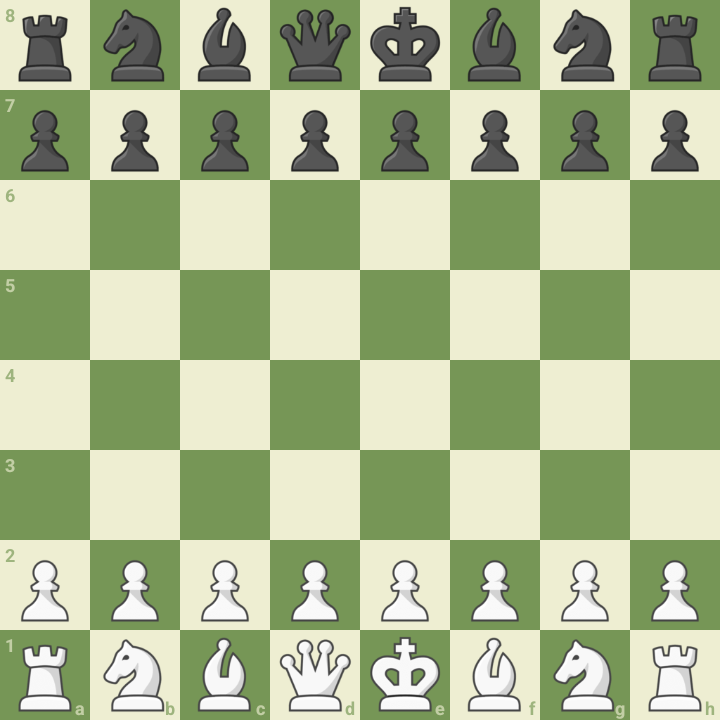
#> input picture motor_fen/input/Master.png, 720 x 720 px, found by its file name
$ python normalizar_engine.py
#> lines starting #> are read from the running program, lines starting #| are printed output that depends on the picture; after the words box and inside, x2 and y2 are one past the last pixel; in counts of white or black regions, pixels touching at a corner belong together
import cv2
import numpy as np
import os

# [span_4](start_span)Configuración de rutas según auditoría[span_4](end_span)
ruta_in = os.path.expanduser("~/chesz/motor_fen/input/Master.png")
ruta_out = os.path.expanduser("~/chesz/motor_fen/input/Master_engine.png")
ruta_descarga = "/storage/emulated/0/Download/Master_engine.png"

# 1. [span_5](start_span)[span_6](start_span)Carga en escala de grises (mantiene el detalle que preferiste)[span_5](end_span)[span_6](end_span)
img_gray = cv2.imread(ruta_in, cv2.IMREAD_GRAYSCALE)
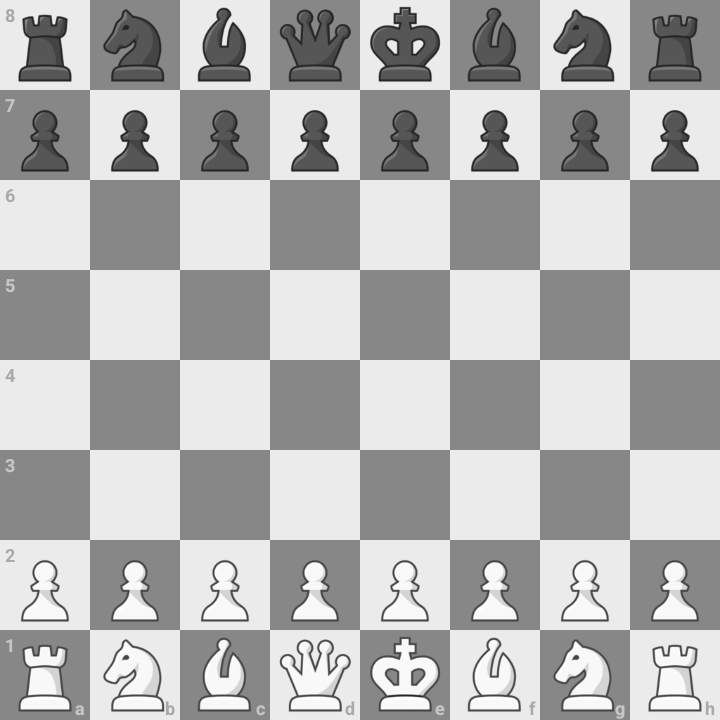
#> img_gray: shape (720, 720); min 33, max 255, mean 178.3

if img_gray is None:
    print(f"Error: No se encontró {ruta_in}")
    exit()

# 2. [span_7](start_span)[span_8](start_span)Filtro de Siluetas (Lógica exacta de app.py + calibrador.py)[span_7](end_span)[span_8](end_span)
# Canny extrae bordes y Dilate los engorda para que el fondo no estorbe
bordes = cv2.Canny(img_gray, 50, 150)
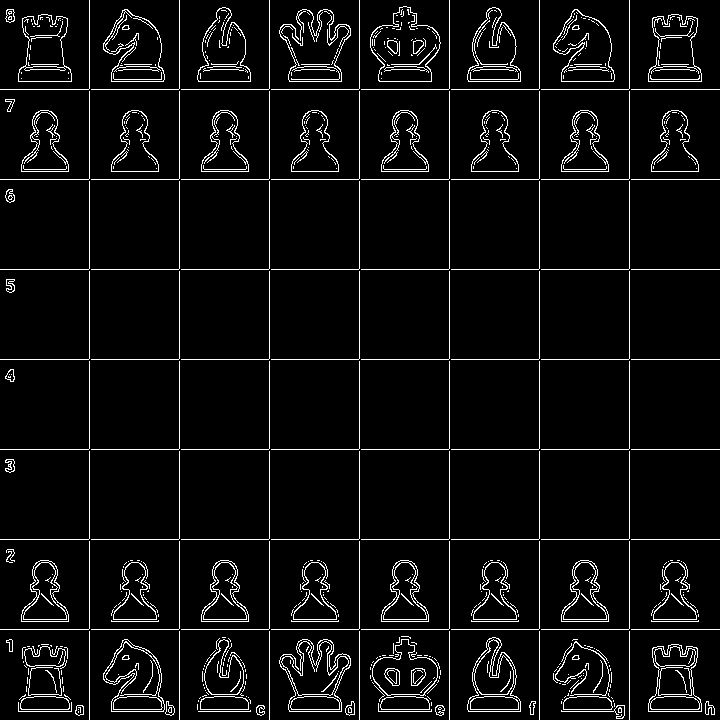
#> bordes: shape (720, 720); 5.5% white in thin lines or dots
kernel = np.ones((3, 3), np.uint8)
normalizada = cv2.dilate(bordes, kernel, iterations=1)
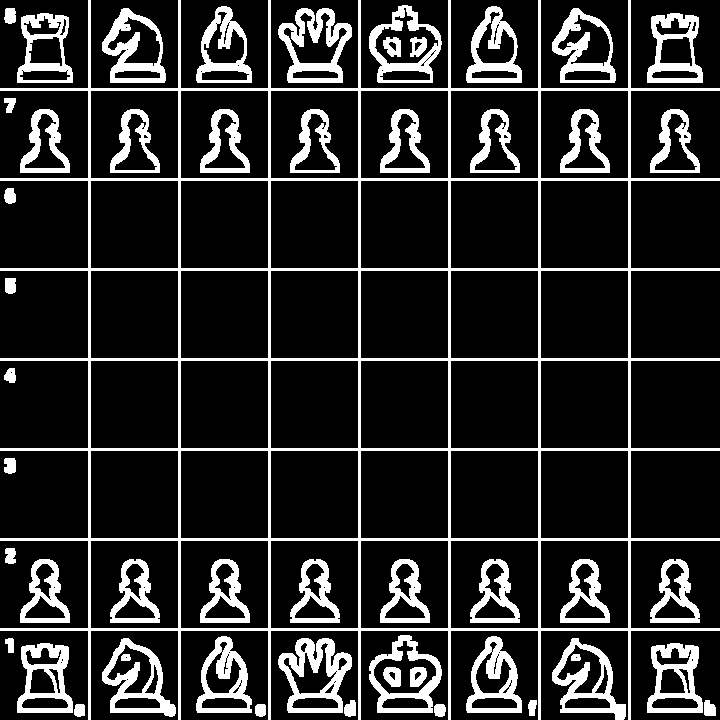
#> normalizada: shape (720, 720); 16.2% white; 53 white regions, largest, box (x1, y1, x2, y2) and area: (0, 0, 720, 720) 29799, (278, 638, 352, 713) 2510, (278, 8, 352, 83) 2445

# 3. Guardar y exportar a Downloads
cv2.imwrite(ruta_out, normalizada)
cv2.imwrite(ruta_descarga, normalizada)

print(f"✅ Normalización 'Engine' completada.")
print(f"📲 Archivo listo en Downloads: Master_engine.png")
